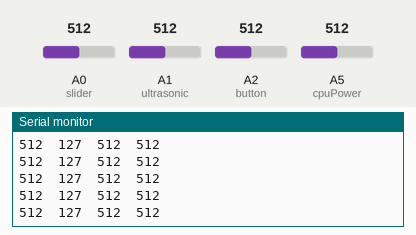
This sketch was run on a simulated Arduino Uno, built with avr-gcc and run on an emulated ATmega328P. Shown: the last lines printed to the serial monitor. The inputs (shaded band) are chosen by the test bench; at power-on: A0 (slider) = 512, A1 (ultrasonic) = 512, A2 (button) = 512, A5 (cpuPower) = 512.

Above: at 1.2 s.
1.3 s: A0 (slider) set to 411
At 1.8 s:
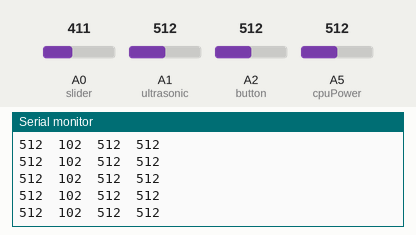
4.3 s: A0 (slider) set to 384
At 5.3 s:
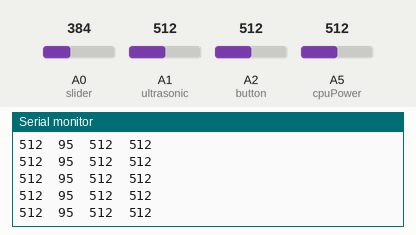
Timing chart, 0 to 7.3 s (numbered marks = the images above; inputs shaded):
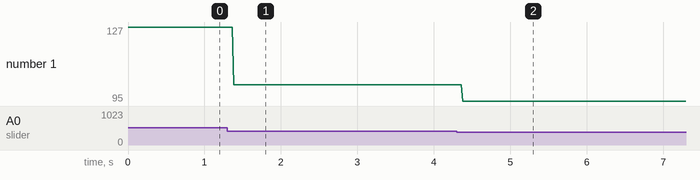

The sketch:

SensorTest.ino
```cpp
#define ultrasonic A1
#define slider A0
#define button A2
#define cpuPower A5
#define interrupt 4
#define colorLED 5

void setup() {
  // put your setup code here, to run once:
  pinMode(ultrasonic, INPUT);
  pinMode(slider, INPUT);
  pinMode(button, INPUT_PULLUP);
  pinMode(cpuPower, INPUT);

  digitalWrite(colorLED, LOW);

  Serial.begin(9600);
}

void loop() {
  digitalWrite(colorLED, HIGH);
  int ultrasonicReading = analogRead(ultrasonic);
  int sliderReading = analogRead(slider);
  int buttonReading = analogRead(button);
  int cpuReading = analogRead(cpuPower);
  int mappedSliderReading = map(sliderReading,0,1024,0,255);
  Serial.print(ultrasonicReading);
  Serial.print('\t');
  Serial.print(mappedSliderReading);
  Serial.print('\t');
  Serial.print(buttonReading);
  Serial.print('\t');
  Serial.print(cpuReading);
  Serial.print('\n');

}
```

Measured:
- after the input at 1.3 s, the serial monitor: prints a new line after 0.08 s (image 1)
- after the input at 4.3 s, the serial monitor: prints a new line after 0.08 s (image 2)
- plotted number 1: 127 → 102 after the input at 1.3 s, 102 → 95 after the input at 4.3 s
